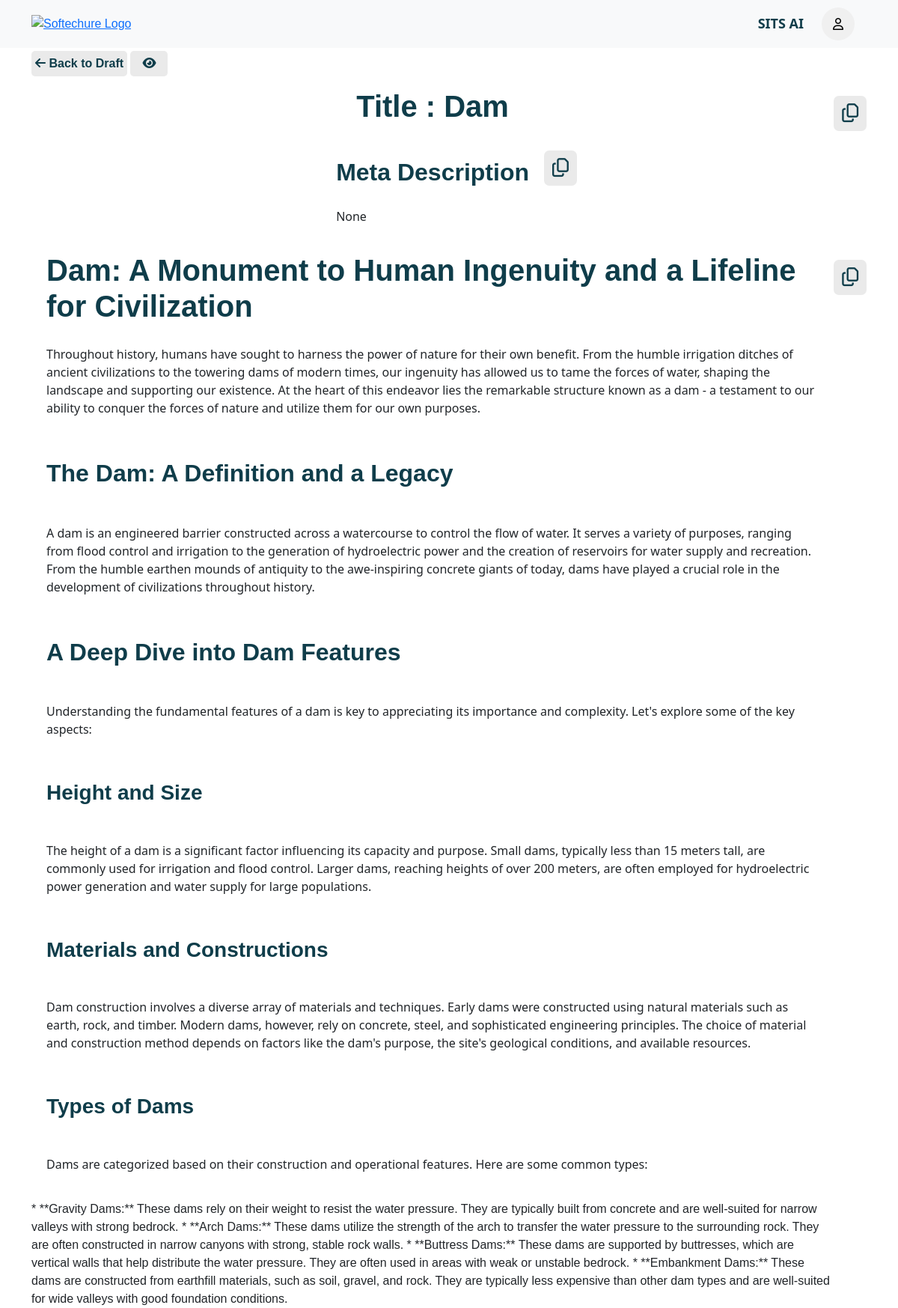
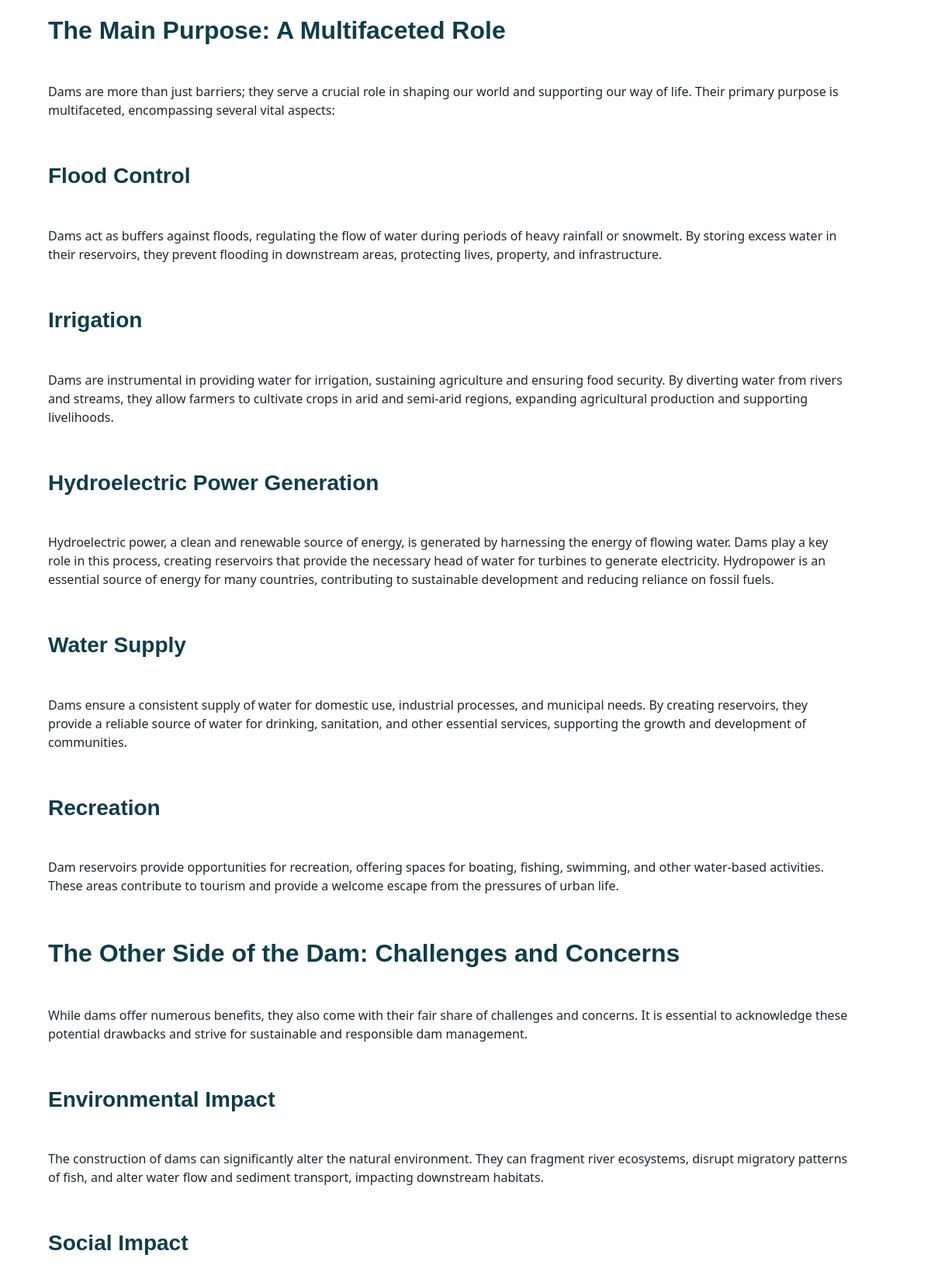
The app's page /my_drafts/239/ (signed in, upper part) with its own data (2 pictures, top to bottom).
### content_creator/models.py (models this page shows, shortened)
class BlogPost(models.Model):
    title = models.CharField(max_length=200, null=True)
    keywords = models.CharField(max_length=200, null=True)
    language = models.CharField(max_length=200, null=True)
    content = models.TextField()
    reference = models.CharField(max_length=200, null=True)
    length = models.CharField(max_length=200, null=True)
    meta_description = models.TextField(max_length=1000, null=True)
    image_url = models.URLField()
    user = models.ForeignKey(settings.AUTH_USER_MODEL, on_delete=models.CASCADE, null=True)
    created_at = models.DateTimeField(auto_now_add=True)
    updated_at = models.DateTimeField(auto_now=True, null=True)

### content_creator/views.py (the view)
# urls.py: path("my_drafts/<pk>/", views.view_draft, name="view_draft"),
@login_required
def view_draft(request, pk):
    user = request.user
    draft = BlogPost.objects.get(pk=pk, user=user)
    return render(request, "view_draft.html", {"draft": draft})

### content_creator/templates/view_draft.html (shortened to what this page needs)
{% extends 'base.html' %}
{% load static %}
{% block content %}
  <div class="container mt-1 main-container">
    <a href="/my_drafts"><button class="back_button"><i class="fa-solid fa-arrow-left p-0"></i> Back to Draft</button></a>
    <button class="back_button" data-bs-toggle="modal" data-bs-target="#displayModal"><i class="fa-solid fa-eye py-0"></i></button>
    <div class="content-div my-3">
      <h1 class="title-heading text-center m-0">Title : {{ draft.title }}</h1>
      <button class="copy-btn" data-clipboard-text="{{ draft.title }}"><i class="far fa-copy"></i></button>
    </div>
    <div class="content-div">
      <div>
        <h2 class="pb-0">Meta Description</h2>
        <p>{{ draft.meta_description }}</p>
      </div>
      <button class="copy-description" data-clipboard-text="{{ draft.meta_description }}"><i class="far fa-copy"></i></button>
    </div>
    <div class="content-div">
      <div class="blog-content">{{ draft.content|safe }}</div>
      <button class="copy-html" data-clipboard-text="{{ draft.content }}"><i class="far fa-copy"></i></button>
    </div>
  </div>
{% endblock %}

### static/css/sits_creator.css (style rules this page uses)
body { font-family: sans-serif; line-height: 1.5 !important; margin: 0px !important; padding: 0px !important; background-color: unset !important; }
h1, h2, h3 { font-weight: 600; color: #0f3d4a !important; }
h2, h3 { padding: 20px; }
h1 { padding-left: 20px; padding-right: 20px; }
p { font-family: system-ui; padding: 20px; }
.copy-btn, .download-btn, .copy-html, .copy-description { border: none; background: transparent; position: relative; background: #eaeaea; color: #0f3d4a; border-radius: 7px; font-size: 25px; padding: 0%; margin-top: 10px; }
.content-div { display: flex; flex-direction: row; justify-content: center; align-items: flex-start; }
i { padding: 11px; }
.title-heading { width: -webkit-fill-available; }
body { font-family: 'Arial', sans-serif; background-color: #f4f4f4; margin: 0; padding: 0; }
.back_button { color: #0f3d4a; background-color: #eaeaea; border: none; border-radius: 5px; padding: 5px; font-weight: bold; }

### records on screen
BlogPost: title "Dam", meta_description "None", content "Dam: A Monument to Human Ingenuity and a Lifeline for Civilization Throughout history, humans have sought to harness the power of nature for their own benefit. From the humble irrigation ditches of ancient civilizations to the towering dams of modern times, our ingenuity has allowed us to tame the forces of water, shaping the landscape and supporting our existence. At the heart of this endeavor lies the remarkable structure known as a dam - a testament to our ability to conquer the forces of nature and utilize them for our own purposes. The Dam: A Definition and a Legacy A dam is an engineered barrier constructed across a watercourse to control the flow of water. It serves a variety of…"
